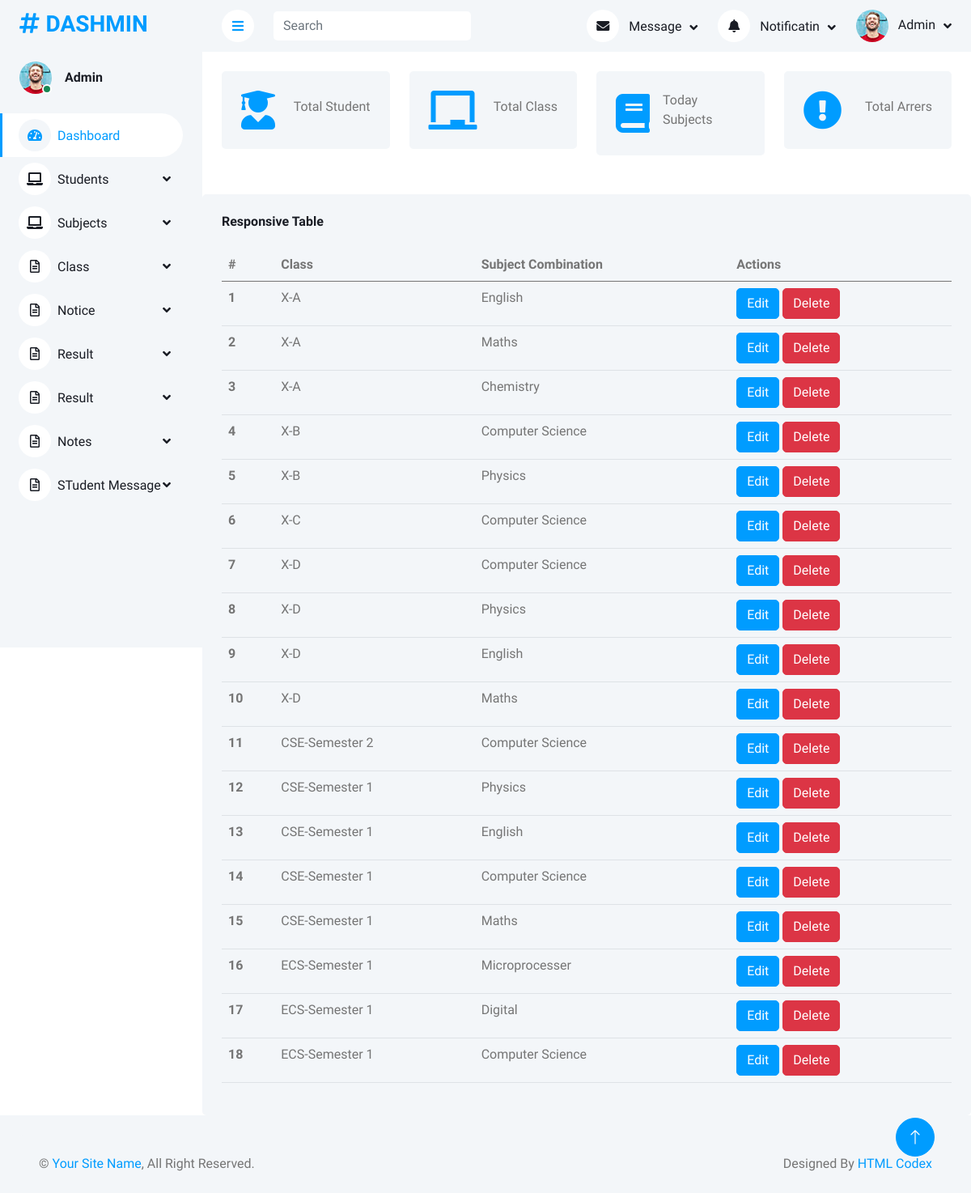
Screenshot of /manage/manage_subject_combination/ (signed in) with the database file from the repository.
### AdminApp/models.py (models this page shows, shortened)
class SubjectCombinationDb(models.Model):
    Class_Section=models.ForeignKey(ClassDb,on_delete=models.CASCADE,null=True,blank=True)
    Subject_Name=models.ForeignKey(SubjectDb,on_delete=models.CASCADE,null=True,blank=True)
    Created_At=models.DateTimeField(auto_now_add=True)
    Updated_At=models.DateTimeField(auto_now=True)

class ClassDb(models.Model):
    Class_Name=models.CharField(max_length=100,null=True,blank=True)
    Section=models.CharField(max_length=100,null=True,blank=True)
    Created_At=models.DateTimeField(auto_now_add=True)
    Updated_At=models.DateTimeField(auto_now=True)
    def __str__(self):
        return f"{self.Class_Name}-{self.Section}"

class SubjectDb(models.Model):
    Subject_Name=models.CharField(max_length=100,null=True,blank=True)
    Subject_Code=models.CharField(max_length=100,null=True,blank=True)
    Credit = models.IntegerField(null=True, blank=True)
    Created_At=models.DateTimeField(auto_now_add=True)
    Updated_At=models.DateTimeField(auto_now=True)
    def __str__(self):
        return self.Subject_Name

### AdminApp/views.py (the view)
# urls.py: path('manage_subject_combination/',views.manage_subject_combination,name='manage_subject_combination'),
def manage_subject_combination(request):
    data=SubjectCombinationDb.objects.all()
    return render(request,'Manage_Subject_Combination.html',{'data':data})

### AdminApp/templates/Manage_Subject_Combination.html (shortened to what this page needs)
<!DOCTYPE html>
{% extends 'Dashboard.html' %}
{% block content %}
<html lang="en">
<head>
</head>
<body>
    <div class="col-12 mt-5">
        <div class="bg-light rounded h-100 p-4">
            <h6 class="mb-4">Responsive Table</h6>
            <div class="table-responsive">
                <table class="table">
                    <thead>
                        <tr>
                            <th scope="col">#</th>
                            <th scope="col"> Class</th>
                            <th scope="col">Subject Combination</th>
                            <th scope="col">Actions</th>
                        </tr>
                    </thead>
                    <tbody>
                        {% for s in data %}
                        <tr>
                            <th scope="row">{{ forloop.counter }}</th>
                            <td>{{ s.Class_Section }}</td>
                            <td>{{ s.Subject_Name }}</td>
                            <td><a href="#" class="btn btn-primary">Edit</a>
                                <a href="{% url 'delete_subject_combination' s.id %}" class="btn btn-danger">Delete</td>
                        </tr>
                        {% endfor%}
                    </tbody>
                </table>
            </div>
        </div>
    </div>
</body>
</html>
{% endblock %}

### AdminApp/static/assets/css/style.css (style rules this page uses)
:root { --primary: #009CFF; --light: #F3F6F9; --dark: #191C24; }
.btn { transition: .5s; }
.btn.btn-primary { color: #FFFFFF; }

### rows the page displays
SubjectCombinationDb: Class_Section "X-A", Subject_Name "English"
SubjectCombinationDb: Class_Section "X-A", Subject_Name "Maths"
SubjectCombinationDb: Class_Section "X-A", Subject_Name "Chemistry"
SubjectCombinationDb: Class_Section "X-B", Subject_Name "Computer Science"
SubjectCombinationDb: Class_Section "X-B", Subject_Name "Physics"
SubjectCombinationDb: Class_Section "X-C", Subject_Name "Computer Science"
SubjectCombinationDb: Class_Section "X-D", Subject_Name "Computer Science"
SubjectCombinationDb: Class_Section "X-D", Subject_Name "Physics"
SubjectCombinationDb: Class_Section "X-D", Subject_Name "English"
SubjectCombinationDb: Class_Section "X-D", Subject_Name "Maths"
SubjectCombinationDb: Class_Section "CSE-Semester 2", Subject_Name "Computer Science"
SubjectCombinationDb: Class_Section "CSE-Semester 1", Subject_Name "Physics"
SubjectCombinationDb: Class_Section "CSE-Semester 1", Subject_Name "English"
SubjectCombinationDb: Class_Section "CSE-Semester 1", Subject_Name "Computer Science"
SubjectCombinationDb: Class_Section "CSE-Semester 1", Subject_Name "Maths"
SubjectCombinationDb: Class_Section "ECS-Semester 1", Subject_Name "Microprocesser"
SubjectCombinationDb: Class_Section "ECS-Semester 1", Subject_Name "Digital"
SubjectCombinationDb: Class_Section "ECS-Semester 1", Subject_Name "Computer Science"

### other values shown
{{ request.session.username }} "Admin"
